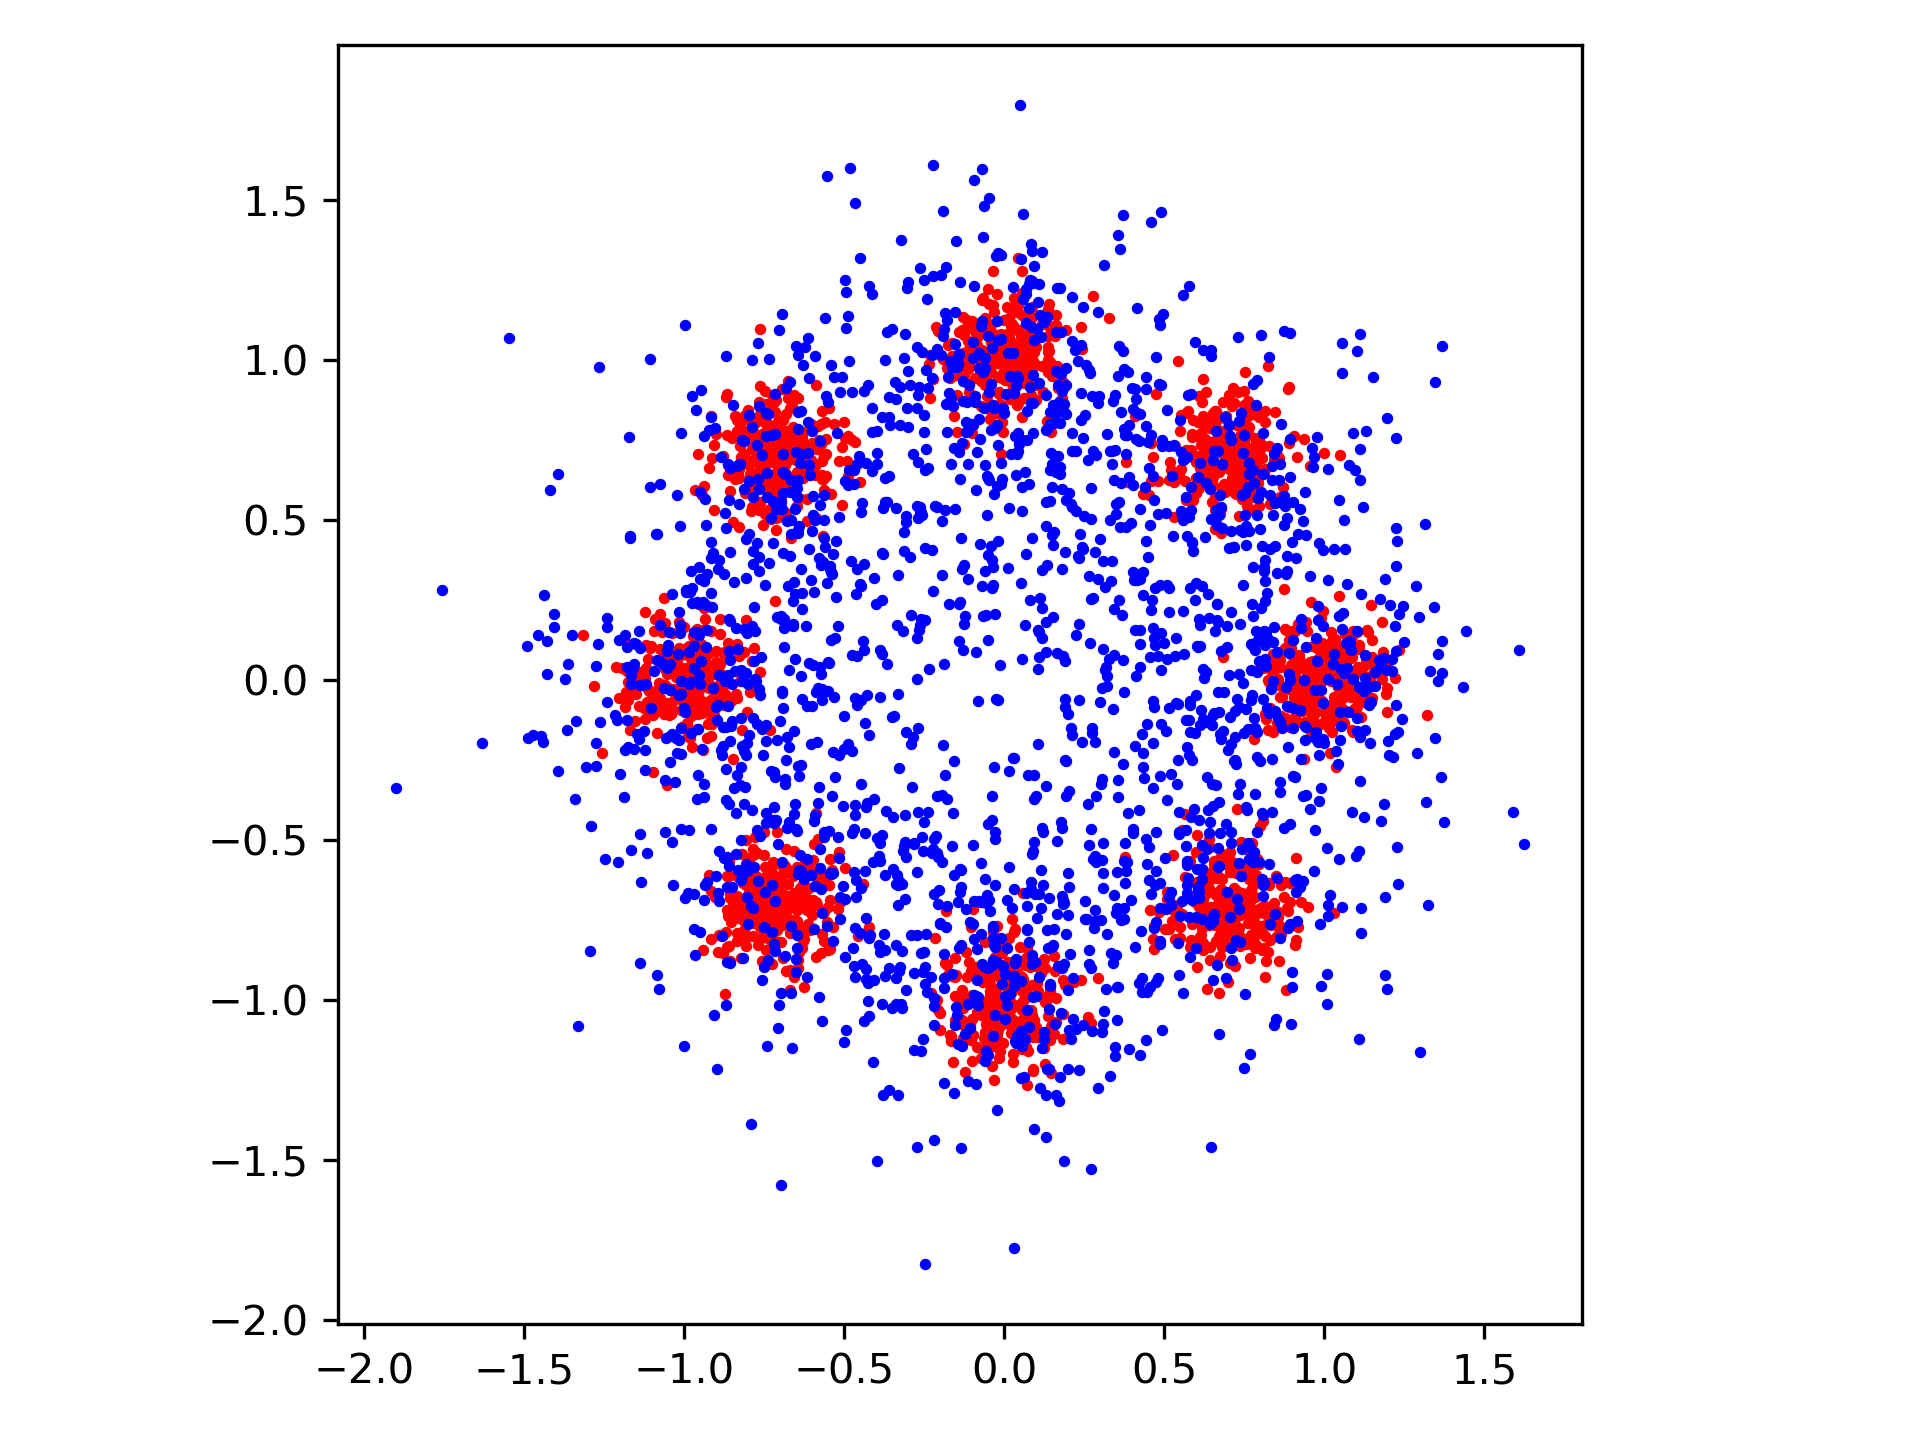

Generate this figure with Python:
from __future__ import print_function
import argparse
import torch
import torch.utils.data
from torch import nn, optim
from torch.nn import functional as F
from torchvision import datasets, transforms
from torchvision.utils import save_image
import numpy as np
import matplotlib.pyplot as plt 
import random
# from ipdb import set_trace as st
import pdb

parser = argparse.ArgumentParser(description='VAE MNIST Example')
parser.add_argument('--batch-size', type=int, default=2048, metavar='N',
                    help='input batch size for training (default: 128)')
parser.add_argument('--epochs', type=int, default=120, metavar='N',
                    help='number of epochs to train (default: 10)')
parser.add_argument('--seed', type=int, default=1, metavar='S',
                    help='random seed (default: 1)')
parser.add_argument('--log-interval', type=int, default=10, metavar='N',
                    help='how many batches to wait before logging training status')
args = parser.parse_args()

# torch.manual_seed(args.seed)

device = torch.device("cuda:1")

K = 1024

def data_gen(BATCH_SIZE):
    #8 gaussians
    while 1:
        theta = (np.pi/4) * torch.randint(0, 8, (BATCH_SIZE,)).float().to(device)
        centers = torch.stack((torch.cos(theta), torch.sin(theta)), dim = -1)
        noise = torch.randn_like(centers) * 0.1
        yield centers + noise

test_loader = train_loader = data_gen(args.batch_size)

class VAE(nn.Module):
    def __init__(self):
        super(VAE, self).__init__()
        self.fc0 = nn.Linear(2, K)
        self.fc1 = nn.Linear(K, K)
        self.fc21 = nn.Linear(K, K)
        self.fc22 = nn.Linear(K, K)
        self.fc3 = nn.Linear(K, K)
        self.fc4 = nn.Linear(K, K)
        self.fc5 = nn.Linear(K, 2)

    def encode(self, x):
        h1 = F.selu(self.fc1(F.selu(self.fc0(x))))
        return self.fc21(h1), self.fc22(h1)

    def reparameterize(self, mu, logvar):
        std = torch.exp(0.5*logvar)
        eps = torch.randn_like(std)
        return mu + eps*std

    def decode(self, z):
        return self.fc5(F.selu(self.fc4(F.selu(self.fc3(z)))))

    def forward(self, x):
        mu, logvar = self.encode(x.view(-1, 2))
        z = self.reparameterize(mu, logvar)
        return self.decode(z), mu, logvar


model = VAE().to(device)
optimizer = optim.Adam(model.parameters(), lr=1e-3)
scheduler = optim.lr_scheduler.ReduceLROnPlateau(optimizer, verbose = True, threshold = 1E-2, eps=1e-6)

# Reconstruction + KL divergence losses summed over all elements and batch
def loss_function(recon_x, x, mu, logvar):
#     #BCE = F.binary_cross_entropy(recon_x, x.view(-1, 2), reduction='sum')
    L2 = torch.mean((recon_x-x)**2)
    
#     # see Appendix B from VAE paper:
#     # Kingma and Welling. Auto-Encoding Variational Bayes. ICLR, 2014
#     # https://arxiv.org/abs/1312.6114
#     # 0.5 * sum(1 + log(sigma^2) - mu^2 - sigma^2)
#     KLD = -0.5 * torch.mean(1 + logvar - mu.pow(2) - logvar.exp())
#     return L2 + KLD
#     L2 = -torch.distributions.Normal(loc=recon_x, scale=torch.ones_like(recon_x)).log_prob(x).mean()
    KLD = -0.5 * torch.mean(1 + logvar - mu.pow(2) - logvar.exp())
    return L2 + KLD


def train(epoch):
    model.train()
    train_loss = 0
    for batch_idx, data in enumerate(train_loader):
        if batch_idx > 100:
            break #100 batches per epoch
        data = data.to(device)
        optimizer.zero_grad()
        recon_batch, mu, logvar = model(data)
        loss = loss_function(recon_batch, data, mu, logvar)
        loss.backward()
        train_loss += loss.item()
        optimizer.step()
    train_loss /= 100
    scheduler.step(train_loss)
    print (train_loss)

if __name__ == "__main__":
#     pdb.set_trace()
    for epoch in range(1, args.epochs + 1):
        train(epoch)

    gt = next(train_loader)
        
    with torch.no_grad():
        sample = torch.randn(2048, K).to(device)
        out = model.decode(sample).cpu().numpy()
        recon = model(gt)[0].cpu().numpy()

    rx,ry = recon[:,0], recon[:,1]
        
    gt = gt.cpu().numpy()
    gx, gy = gt[:,0], gt[:,1]
        
    xs, ys = out[:,0], out[:,1]

    plt.scatter(gx, gy, c = 'red', s=3)
    plt.scatter(xs, ys, c = 'blue', s=3)
    plt.axes().set_aspect('equal')
    plt.show()
    plt.tight_layout()
    plt.savefig('./toy_vae.png', format='png', dpi=300)

#     st()